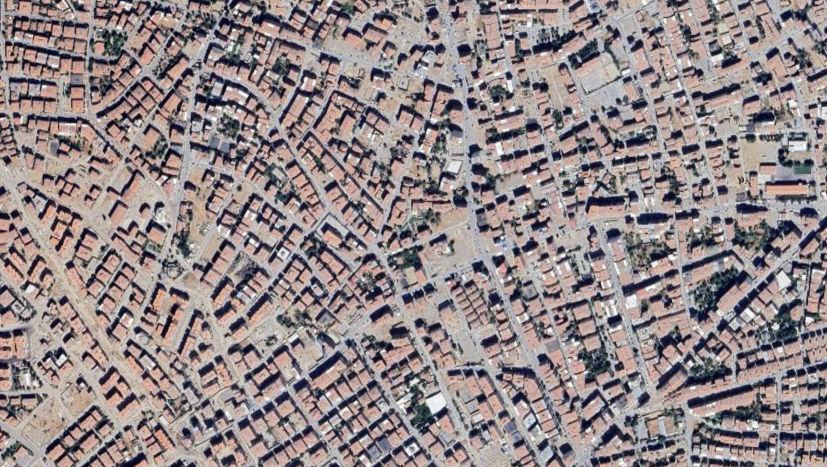
#> input picture city3.png, 1654 x 934 px (shown at 1/2 size)
$ python create_pipeline_vis.py --i1 ../../city3.png --i2 ../../city3.png --i3 ../../city3.png
#> lines starting #> are read from the running program, lines starting #| are printed output that depends on the picture; after the words box and inside, x2 and y2 are one past the last pixel; in counts of white or black regions, pixels touching at a corner belong together
import cv2
import numpy as np
import argparse

def create_flow(img1_path, img2_path, img3_path, output_path):
    # Load images
#> called with img1_path = '../../city3.png', img2_path = '../../city3.png', img3_path = '../../city3.png', output_path = 'pipeline_flow.jpg'
    img1 = cv2.imread(img1_path)
#> img1 is the input picture: shape (934, 1654, 3); mean B, G, R 136.2, 135, 146
    img2 = cv2.imread(img2_path)
    img3 = cv2.imread(img3_path)

    if img1 is None or img2 is None or img3 is None:
        print("Error loading images")
        return

    # Resize to same height
    h = 600
    def resize_h(img, target_h):
#> called with target_h = 600
        r = target_h / img.shape[0]
#> r = 0.642
        dim = (int(img.shape[1] * r), target_h)
#> dim = (1062, 600)
        return cv2.resize(img, dim)
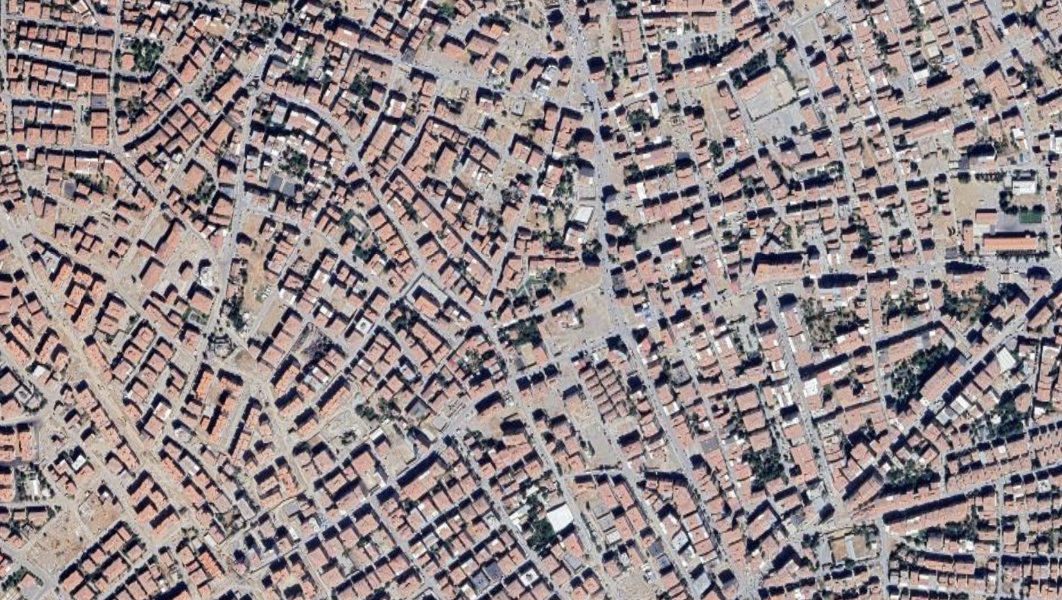
#> returned value: shape (600, 1062, 3); mean of channels 0, 1, 2 136.1, 134.9, 145.8; drawn as B, G, R

    i1 = resize_h(img1, h)
    i2 = resize_h(img2, h)
    i3 = resize_h(img3, h)

    # Add Titles
    def add_title(img, text):
        # Add black bar at top
#> called with text = '1. Input Satellite'
        bar = np.zeros((50, img.shape[1], 3), dtype=np.uint8)
        cv2.putText(bar, text, (10, 35), cv2.FONT_HERSHEY_SIMPLEX, 0.8, (255, 255, 255), 2)
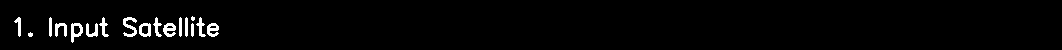
#> bar: shape (50, 1062, 3); 2.5% white; 17 white regions (2 under 20 px), largest, box (x1, y1, x2, y2) and area: (123, 17, 137, 37) 139, (71, 23, 83, 43) 124, (163, 23, 176, 37) 118
        return np.vstack((bar, img))
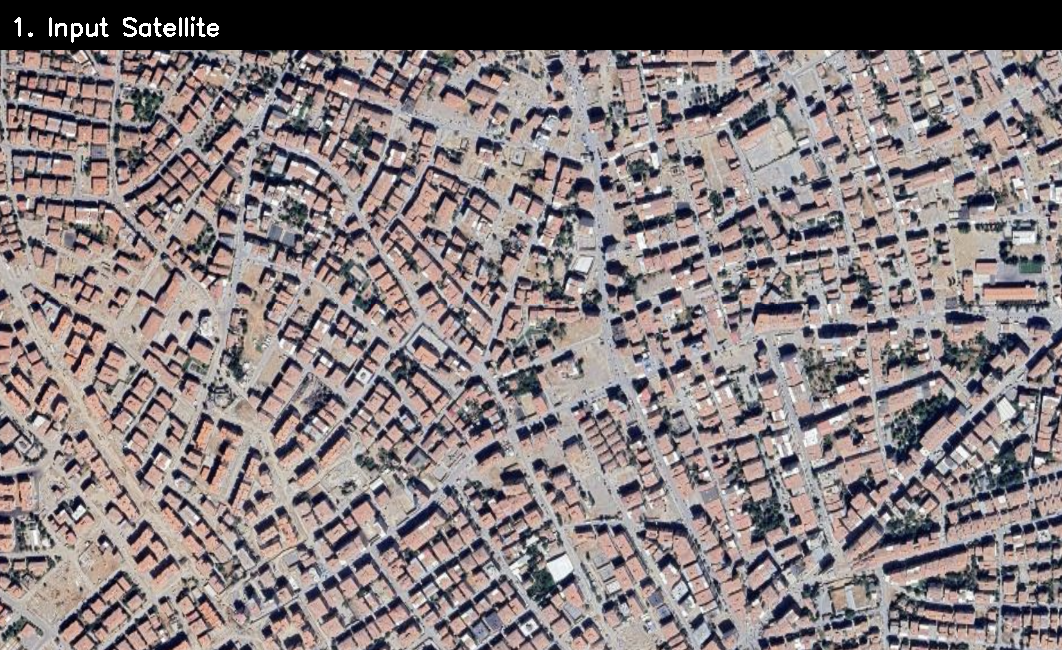
#> returned value: shape (650, 1062, 3); mean of channels 0, 1, 2 126.1, 125, 135.1; drawn as B, G, R

    i1 = add_title(i1, "1. Input Satellite")
    i2 = add_title(i2, "2. Extracted Geometry")
#> call 2 of add_title, with text = '2. Extracted Geometry'
#> in add_title (call 2), `cv2.putText(bar, text, (10, 35), cv2.FONT_HERSHEY_SIMPLEX, 0.8, (255, ..`:
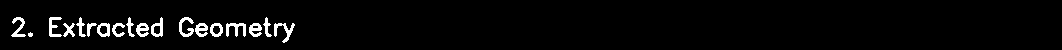
#> bar: shape (50, 1062, 3); 3.5% white; 18 white regions (1 under 20 px), largest, box (x1, y1, x2, y2) and area: (274, 23, 295, 43) 155, (226, 23, 246, 37) 148, (179, 17, 194, 37) 143
    i3 = add_title(i3, "3. Final Classification")
#> call 3 of add_title, with text = '3. Final Classification'
#> in add_title (call 3), `cv2.putText(bar, text, (10, 35), cv2.FONT_HERSHEY_SIMPLEX, 0.8, (255, ..`:
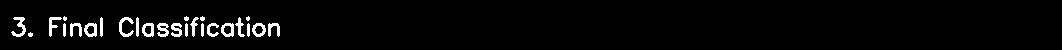
#> bar: shape (50, 1062, 3); 3.3% white; 25 white regions (5 under 20 px), largest, box (x1, y1, x2, y2) and area: (11, 17, 26, 37) 130, (119, 17, 134, 37) 126, (84, 23, 97, 37) 111

    # Stack
    combined = np.hstack((i1, i2, i3))
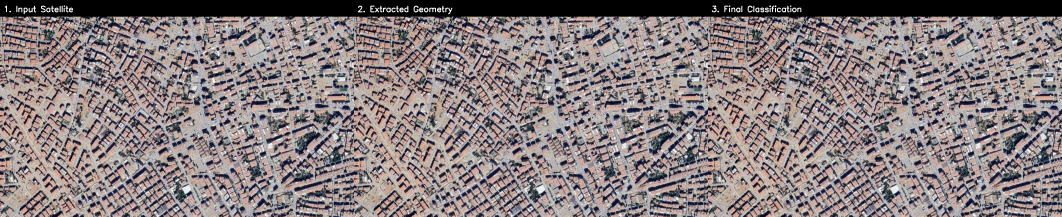
#> combined: shape (650, 3186, 3) (shown at 1/3 size); mean B, G, R 126.3, 125.1, 135.2

    cv2.imwrite(output_path, combined)
    print(f"Saved pipeline flow to {output_path}")

if __name__ == "__main__":
    parser = argparse.ArgumentParser()
    parser.add_argument("--i1", required=True)
    parser.add_argument("--i2", required=True)
    parser.add_argument("--i3", required=True)
    parser.add_argument("--output", default="pipeline_flow.jpg")
    args = parser.parse_args()

    create_flow(args.i1, args.i2, args.i3, args.output)
